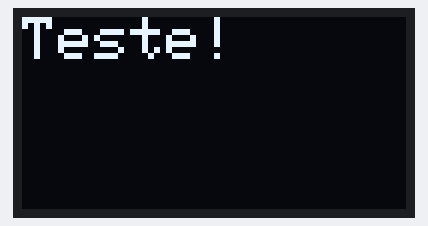
Bench run of a sketch on a simulated Arduino Uno, built with avr-gcc and run on an emulated ATmega328P. Shown: 128×64 one-colour display.

Above: at 2.1 s.

The sketch:

teste-white-oled.ino
```cpp
/*********
  Rui Santos
  Complete project details at https://randomnerdtutorials.com
*********/

#include <Wire.h>
#include <Adafruit_GFX.h>
#include <Adafruit_SSD1306.h>

#define SCREEN_WIDTH 128 // OLED display width, in pixels
#define SCREEN_HEIGHT 64 // OLED display height, in pixels

// Declaration for an SSD1306 display connected to I2C (SDA, SCL pins)
Adafruit_SSD1306 display(SCREEN_WIDTH, SCREEN_HEIGHT, &Wire, -1);

void setup() {
  Serial.begin(9600);

  if(!display.begin(SSD1306_SWITCHCAPVCC, 0x3C)) { // Address 0x3D for 128x64
    Serial.println(F("SSD1306 allocation failed"));
    for(;;);
  }
  delay(2000);
  display.clearDisplay();

  display.setTextSize(2);
  display.setTextColor(WHITE);
  display.setCursor(0, 0);
  display.display();
}

void loop() {
  display.setCursor(0, 0);
  display.println("Teste!");
   display.display();
  delay(2000);
  display.clearDisplay();
   display.display();
  delay(2000);
}
```

Measured:
- what the display in image 0 shows lasts 2.0 s, from 2.1 s to 4.1 s
